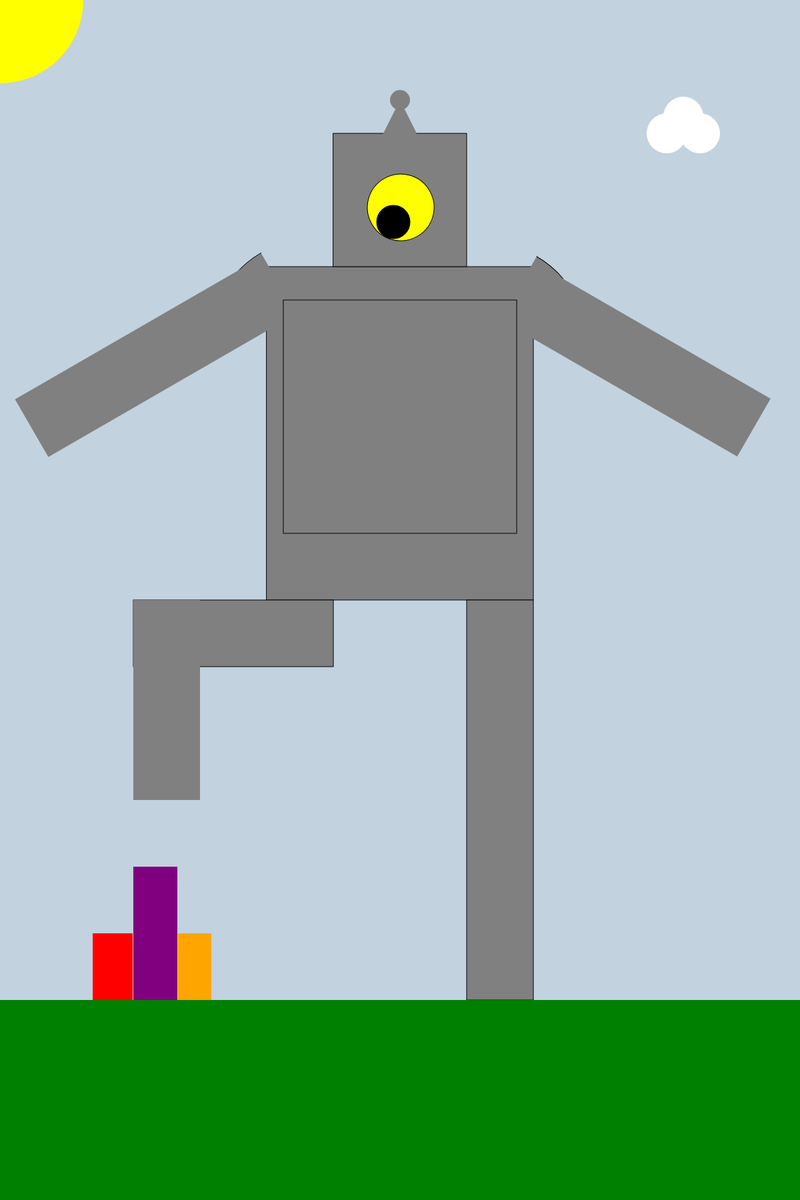
Frame 1 (no input)
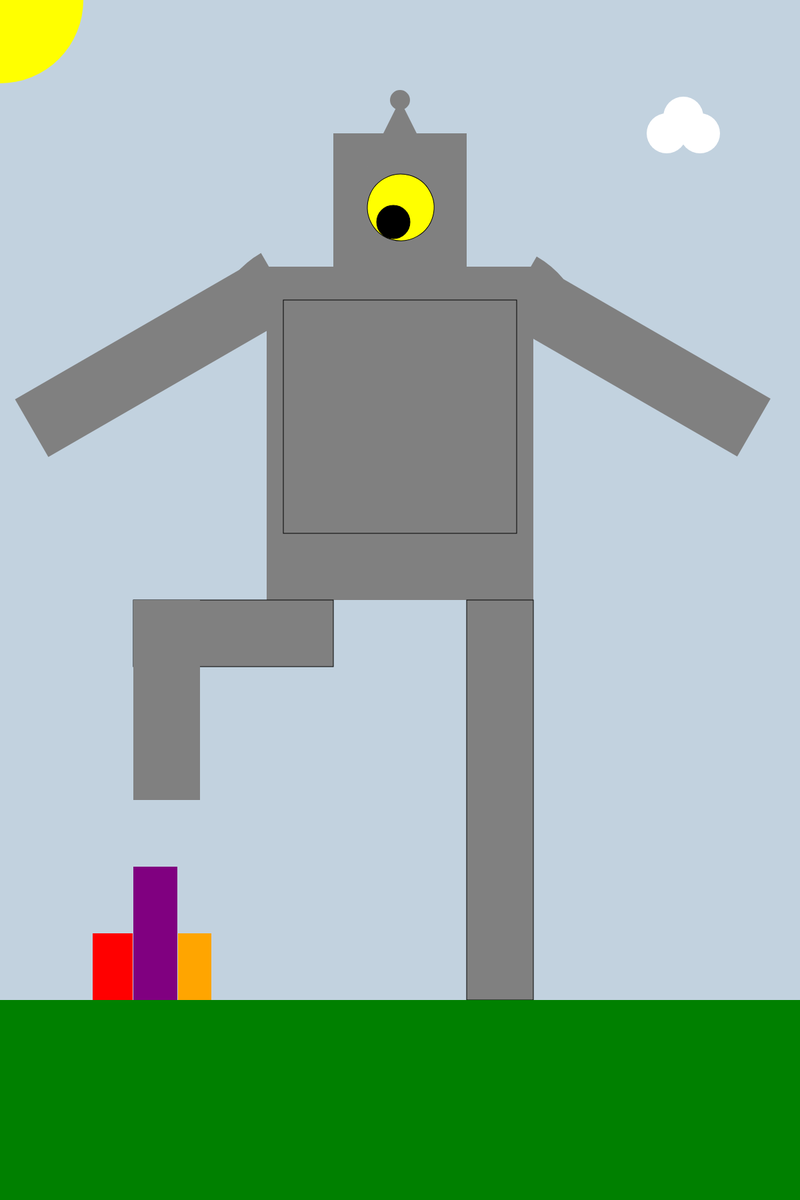
Frame 60 (no input)
Frame 120 (the mouse pressed at the canvas centre since frame 60): identical to frame 60, image omitted

The p5.js sketch that drew these frames (run headless with seeded random() and noise() and a simulated clock; from frame 60 on, the mouse is pressed at the canvas centre):

// p5.js sketch
// ── sketch.js
function setup() {
  createCanvas( 1200, 1800)
}
function draw() {
  // this is my background
  background('rgb(194, 210, 223)')
  //This is the chest/body of my robot
  fill('gray')
  rect(400, 400, 400, 500)
  //And this is the skull, or head
  rect(500, 200, 200, 200)
  //These two arcs are the shoulders
  rotate( radians(320))
arc( 30, 690, 300, 300, radians(260), radians(280) )
rotate( radians(80))
arc(890, -75, 300, 300, radians(260), radians(280) )
//These next two rectangles are the left and right arms
rotate( radians(320))
noStroke()
rotate( radians(330))
//left arm
rect(-280, 530, 400, 100)
rotate( radians(60))
//right arm
rect(900, -60, 400, 100)
rotate( radians(300))
//This is the code for my robotic cyclops eye
stroke('black')
fill('yellow')
  ellipse(365, 570, 100, 100)
fill('gray')
rotate( radians(30))
//These are the left and right legs, complete with knee bend action
rect(200, 900, 300, 100)
noStroke()
rect(200, 900, 100, 300)
stroke('black')
rect(700, 900, 100, 600)
rect(425, 450, 350, 350)
  fill('black')
  //This is how I made the pupil for the eye
rect(565, 308, 50, 50, 130)
noStroke()
//This is the grass
fill('green')
rect(0, 1500, 1200, 800)
//This is the city he is going to step on
fill('purple')
rect(200, 1300, 66, 200)
fill('orange')
rect(267, 1400, 50, 100)
fill('red')
rect(139, 1400, 60, 100)
//Here is a sun to brighten the mood
fill('yellow')
ellipse(0, 0, 250, 250)
//I think he needs an antenna
fill('gray')
triangle(600, 150, 625, 200, 550, 250)
ellipse(600, 150, 30, 30)
//Now for the cloud
fill('white')
ellipse(1000, 200, 60, 60)
ellipse(1050, 200, 60, 60)
ellipse(1025, 175, 60, 60) 
}
